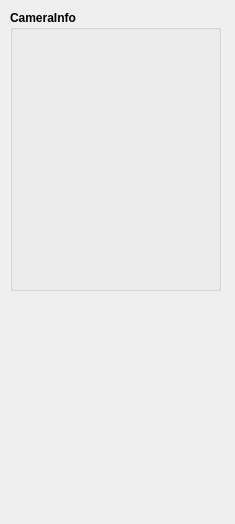
<?xml version="1.0" encoding="UTF-8"?>
<ui version="4.0">
 <class>pullman_new_freight_arrive_config</class>
 <widget class="QDialog" name="pullman_new_freight_arrive_config">
  <property name="geometry">
   <rect>
    <x>0</x>
    <y>0</y>
    <width>235</width>
    <height>524</height>
   </rect>
  </property>
  <property name="windowTitle">
   <string>Dialog</string>
  </property>
  <widget class="QGroupBox" name="groupBox">
   <property name="geometry">
    <rect>
     <x>10</x>
     <y>10</y>
     <width>211</width>
     <height>281</height>
    </rect>
   </property>
   <property name="font">
    <font>
     <weight>75</weight>
     <bold>true</bold>
    </font>
   </property>
   <property name="title">
    <string>CameraInfo</string>
   </property>
  </widget>
 </widget>
 <resources/>
 <connections/>
</ui>
